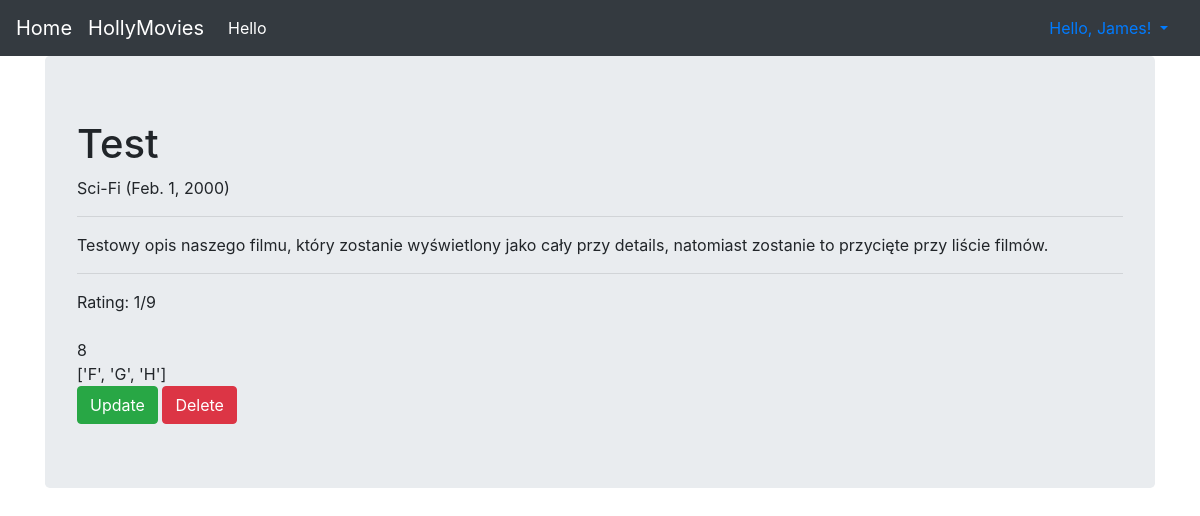
Page /movie/35/ (signed in) on the committed database.
### viewer/models.py (models this page shows, shortened)
class Movie(Model):
    title = CharField(max_length=170)
    genre = ForeignKey(Genre, on_delete=DO_NOTHING)
    rating = IntegerField()
    released = DateField()
    description = TextField()
    created = DateTimeField(auto_now_add=True)

class Genre(Model):
    name = CharField(max_length=128)

### viewer/views.py (the view)
# urls.py: path('movie/<int:pk>/', MovieDetailsView.as_view(), name="movie_details"),
class MovieDetailsView(DetailView):
    template_name = 'detail.html'
    model = Movie
    extra_context = {'lista': ['A', 'B', 'C', 'D', 'E', 'F', 'G', 'H']}

### viewer/templates/detail.html (shortened to what this page needs)
{% extends "base.html" %}
{% block content %}
{% autoescape on %}
<h1>{{ object.title }}</h1>
{{ object.genre.name }} ({{ object.released }})<br>
<hr>
{{ object.description | linebreaksbr }}
<hr>
Rating: {{ object.rating }}/9 <br>
<br>
{{ lista | length }} <br>
{{ lista | slice:"5:" }}
<br>
{% endautoescape %}
<a href="{% url 'viewer:movie_update' object.id %}" class="btn btn-success">Update</a>
<a href="{% url 'viewer:movie_delete' object.id %}" class="btn btn-danger">Delete</a>
{% endblock %}

### viewer/templates/navbar.html (shortened to what this page needs)
<nav class="navbar navbar-expand-lg navbar-dark bg-dark">
     <a class="navbar-brand" href="{% url 'index' %}">Home</a>
      <a class="navbar-brand" href="{% url 'viewer:movie' %}">HollyMovies</a>
      <div class="collapse navbar-collapse" id="navbarNavAltMarkup">
        <div class="navbar-nav">
          <a class="nav-item nav-link active" href="{% url 'hello' %}">Hello</a>
        </div>
      </div>
    {% if user.is_authenticated %}
    <a class="nav-link active dropdown-toggle" href="#" data-toggle="dropdown">
        {% if user.first_name %}Hello, {{ user.first_name }}!
        {% else %}Hello, {{ user.username }}!{% endif %}
    </a>
    {% endif %}
 </nav>

### rows in the picture
Movie: title "Test", genre.name "Sci-Fi", released "Feb. 1, 2000", description "Testowy opis naszego filmu, który zostanie wyświetlony jako cały przy details, natomiast zostanie to przycięte przy liście filmów.", rating "1"

### other values in the picture
{{ user.first_name }} "James"
{{ lista | length }} "8"
{{ lista | slice:"5:" }} "['F', 'G', 'H']"
